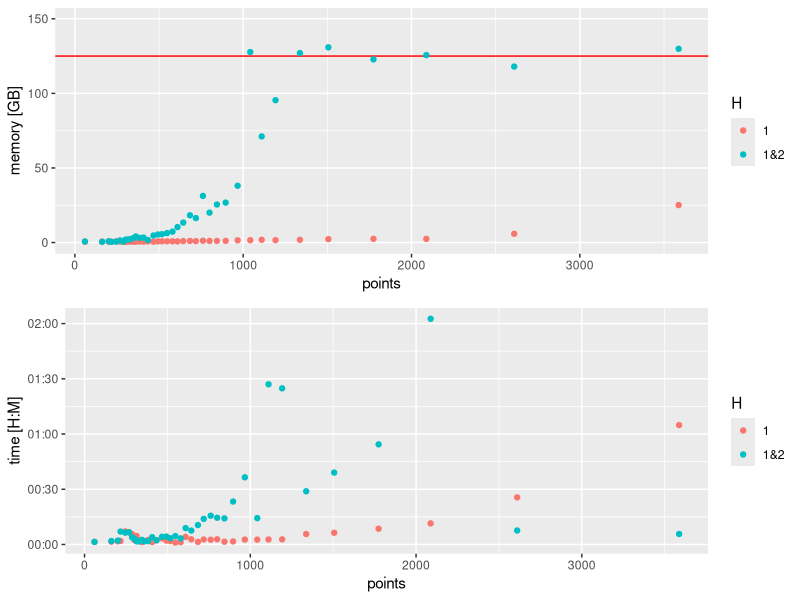

Recreate this plot in R.
#!/usr/bin/env Rscript
suppressPackageStartupMessages(library(data.table))
library(ggplot2)
library(gridExtra)

dt = fread("res.tsv")

dt[, GB:=as.integer(sub("MB", "", MB)) / 1000]
dt[, H:=as.character(H)]
dt[H=="2", H:="1&2"]
dt[, time:=as.POSIXct(time, format="%H:%M:%S")]


p.GB = ggplot(dt, aes(x=npoints, color=H)) +
    xlab("points") +
    ylab("memory [GB]") +
    ylim(0, 150) +
    geom_hline(yintercept=125, color="red") +
    geom_point(aes(y=GB))


p.time = ggplot(dt, aes(x=npoints, color=H)) +
    xlab("points") +
    scale_y_datetime(name="time [H:M]", date_labels="%H:%M") +
    geom_point(aes(y=time))

p = grid.arrange(p.GB, p.time, ncol=1)
ggsave("res.pdf", p)


